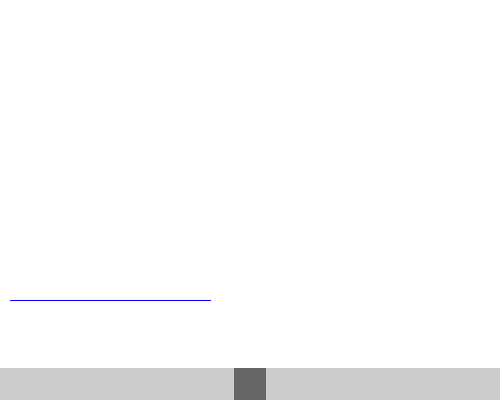
Frame 1 (no input)
Frame 60 (the mouse pressed at the canvas centre just before this capture): identical to frame 1, image omitted
Frame 120 (the mouse held since frame 60 and released just before this capture): identical to frame 1, image omitted

The Processing sketch that drew this single still picture (run headless with seeded random() and noise(); from frame 60 on, the mouse is pressed at the canvas centre):

// Processing sketch: snowflake_curve
// ── snowflake_curve.pde

HScrollbar depth;
Curve curve;
int maxDepth = 10;

void setup() {
  size(500, 400);
  depth = new HScrollbar(0, height - 16, width, 32, 16);
  Point a = new Point(10, 300);
  Point b = a.add((new Point(1, -1)).scale(200));
  Point c = new Point(210, 300);
  curve = new Curve(
    new Line(a, b),
    new Line(b, c),
    new Line(c, a),
    1
  );
}

void draw() {
  background(255);
  depth.update();
  //int dp = (int) (depth.getPos() / depth.swidth * maxDepth);
  curve.display(1);
  depth.display();
}
// ── Curve.pde
class Curve {
  Node[] lines;
  
  Curve(Line a, Line b, Line c, int maxDepth) {
    lines = new Node[3];
    lines[0] = new Node(a, 1);
    lines[1] = new Node(b, 1);
    lines[2] = new Node(c, 1);
    for(int i = 0; i < lines.length; i++)
      build(lines[i], maxDepth);
  }
  
  void build(Node nd, int maxDepth) {
    if(nd.depth < maxDepth) {
      nd.createChilds();
      for(int i = 0; i < nd.childs.length; i++)
        build(nd.childs[i], maxDepth);
    }
  }
  
  void display(int maxDepth) {
    for(int i = 0; i < lines.length; i++)
      lines[i].display(maxDepth);
  }
  
}
// ── HScrollbar.pde
// class copied from https://processing.org/examples/scrollbar.html
class HScrollbar {
  int swidth, sheight;    // width and height of bar
  float xpos, ypos;       // x and y position of bar
  float spos, newspos;    // x position of slider
  float sposMin, sposMax; // max and min values of slider
  int loose;              // how loose/heavy
  boolean over;           // is the mouse over the slider?
  boolean locked;
  float ratio;
  
  HScrollbar (float xp, float yp, int sw, int sh, int l) {
    swidth = sw;
    sheight = sh;
    int widthtoheight = sw - sh;
    ratio = (float)sw / (float)widthtoheight;
    xpos = xp;
    ypos = yp-sheight/2;
    spos = xpos + swidth/2 - sheight/2;
    newspos = spos;
    sposMin = xpos;
    sposMax = xpos + swidth - sheight;
    loose = l;
  }
  
  void update() {
    if (overEvent()) {
      over = true;
    } else {
      over = false;
    }
    if (mousePressed && over) {
      locked = true;
    }
    if (!mousePressed) {
      locked = false;
    }
    if (locked) {
      newspos = constrain(mouseX-sheight/2, sposMin, sposMax);
    }
    if (abs(newspos - spos) > 1) {
      spos = spos + (newspos-spos)/loose;
    }
  }

  float constrain(float val, float minv, float maxv) {
    return min(max(val, minv), maxv);
  }

  boolean overEvent() {
    if (mouseX > xpos && mouseX < xpos+swidth &&
       mouseY > ypos && mouseY < ypos+sheight) {
      return true;
    } else {
      return false;
    }
  }
  
  void display() {
    noStroke();
    fill(204);
    rect(xpos, ypos, swidth, sheight);
    if (over || locked) {
      fill(0, 0, 0);
    } else {
      fill(102, 102, 102);
    }
    rect(spos, ypos, sheight, sheight);
  }

  float getPos() {
    // Convert spos to be values between
    // 0 and the total width of the scrollbar
    return spos * ratio;
  }
}
// ── Line.pde
class Line {
  Point a, b;
  
  Line(Point a, Point b) {
    this.a = a;
    this.b = b;
  }
  
  void display() {
    stroke(0, 0, 255);
    line(a.x, a.y, b.x, b.y);
  }
  
  float length() {
    return a.dist(b);
  }
  
}
// ── Node.pde
class Node {
  Line line;
  Node[] childs;
  int depth;
  
  Node(Line line, int depth) {
    this.line = line;
    this.childs = null;
    this.depth = depth;
  }
  
  void display(int maxDepth) {
    if(depth == maxDepth) {
      line.display();
    } else if(childs != null) {
      for(int i = 0; i < childs.length; i++)
        childs[i].display(maxDepth);
    }
  }
  
  void createChilds() {
    float size = line.length() / 3.0;
    childs = new Node[4];
    Point d = line.a.direction(line.b);
    Point start = line.a;
    childs[0] = new Node(new Line(start, start.add(d.scale(size))), depth + 1);
    d.rotate(TWO_PI / 8.0);
    start = childs[0].line.b;
    childs[1] = new Node(new Line(start, start.add(d.scale(size))), depth + 1);
    
    d = line.b.direction(line.a);
    start = line.b;
    childs[2] = new Node(new Line(start, start.add(d.scale(size))), depth + 1);
    d.rotate(-TWO_PI / 8.0);
    start = childs[0].line.b;
    childs[3] = new Node(new Line(start, start.add(d.scale(size))), depth + 1);
  }
  
}
// ── Point.pde
class Point {
  float x, y;
  
  Point(float x, float y) {
    this.x = x;
    this.y = y;
  }
  
  float dist(Point p) {
    return sqrt((x - p.x) * (x - p.x) + (y - p.y) * (y - p.y));
  }
  
  Point add(Point p) {
    return new Point(x + p.x, y + p.y);
  }
  
  Point substract(Point p) {
    return new Point(x - p.x, y - p.y);
  }
  
  Point direction(Point p) {
    Point d = substract(p);
    d.x /= abs(d.x);
    d.y /= abs(d.y);
    return d;
  }
  
  Point rotate(float angle) {
    return new Point(
      x * cos(angle) - y * sin(angle),
      y * sin(angle) + y * cos(angle)
    );
  }
  
  Point scale(float size) {
    Point p = new Point(size, 0);
    float angle = atan(y / x);
    return p.rotate(angle);
  }
  
}
